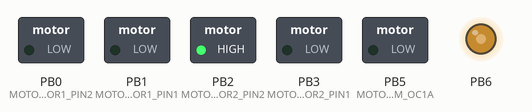
This program was run on a simulated ATmega128, built with avr-gcc and emulated at 16 MHz. On the bench: switched loads named in the program (green lamp = pin HIGH), output pins drawn as LEDs (lit = HIGH).

Above: at 0.25 s.
At 23.6 s:
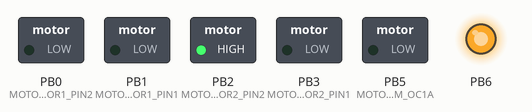
At 39.75 s:
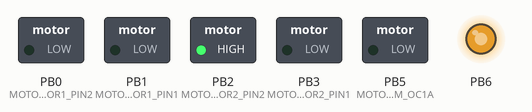
Timing chart, 0 to 40.0 s (numbered marks = the images above):
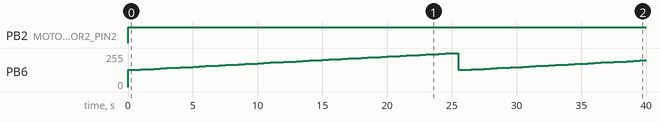

Measured:
- by itself, PB2 (MOTOR_DIR_MOTOR2_PIN2): LOW → HIGH at 0.00 s
- by itself, PB6: 0/255 → 128/255 at 0.00 s, → 130/255 0.50 s later, → 133/255 0.50 s later, → 135/255 0.50 s later, … (80 changes in this stretch)

The program:

main.c
```c
#define F_CPU 16000000UL
#include <avr/io.h>
#include "motor_pwm.c"
#include <util/delay.h>


void main(void)
{

int speed=50;
MOTOR_Init_Ports();
MOTOR_Init_Timer1_PWM();
MOTOR_Motor2_Set_PWMduty(40);
MOTOR_PWM_Motor2_Forward();
for(;;)
	{
		for(speed=50;speed<101;speed++)
		{	MOTOR_Motor2_Set_PWMduty(speed);
			_delay_ms(500);
		}/*MOTOR_Motor2_Set_PWMduty(80);
		_delay_ms(1000);
		MOTOR_Motor2_Set_PWMduty(100);
		_delay_ms(1000);
		MOTOR_Motor2_Set_PWMduty(20);
		_delay_ms(1000);
		MOTOR_Motor2_Set_PWMduty(40);
		_delay_ms(1000);

*/


	}

}
```

motor_pwm.c
```c
/*----------------------------------------------------------------
-----------------HEADER FILES-------------------------------------
-----------------------------------------------------------------*/

#include <avr/io.h>
#include "motor_pwm.h"

#define _BV(bit) (1 << (bit))

/*----------------------------------------------------------------
-------------CONNECTION BETWEEN MOTOR AND ATMEGA128-----------------
-----------------------------------------------------------------*/
#define MOTOR_PWM_DDR DDRB
#define MOTOR_PWM_PORT PORTB
#define MOTOR_PWM_OC1A 5
#define MOTOR_PWM_OC1B 6

#define MOTOR_DIR_DDR DDRB
#define MOTOR_DIR_PORT PORTB
#define MOTOR_DIR_MOTOR1_PIN1 1
#define MOTOR_DIR_MOTOR1_PIN2 0
#define MOTOR_DIR_MOTOR2_PIN1 3
#define MOTOR_DIR_MOTOR2_PIN2 2


/*----------------------------------------------------------------
------------FUNCTION TO SET THE PORT PINS TO OUTPUT MODE------------
-----------------TO SEND THE PWM SIGNALS AND DIRECTION CONTROL-------
-----------------------------------------------------------------*/

void MOTOR_Init_Ports(void)
{
MOTOR_PWM_DDR |= (_BV(MOTOR_PWM_OC1A)|_BV(MOTOR_PWM_OC1B));
//set the bit 5 and 6 for PWM pins PB5 (OC1A) & PB6 (OC1B) to make them outputs,
MOTOR_PWM_PORT &=~(_BV(MOTOR_PWM_OC1A)|_BV(MOTOR_PWM_OC1A));
//clear the 2 PWM pins at starting
MOTOR_DIR_DDR |=(_BV(MOTOR_DIR_MOTOR1_PIN1)|_BV(MOTOR_DIR_MOTOR1_PIN2)|_BV(MOTOR_DIR_MOTOR2_PIN1)|_BV(MOTOR_DIR_MOTOR2_PIN2));
//sets the motor direction control bits the make them as output pins
MOTOR_DIR_PORT &=~(_BV(MOTOR_DIR_MOTOR1_PIN1)|_BV(MOTOR_DIR_MOTOR1_PIN2)|_BV(MOTOR_DIR_MOTOR2_PIN1)|_BV(MOTOR_DIR_MOTOR2_PIN2));
// clears the 4 direction control pins at starting
}


/*----------------------------------------------------------------
------------FUNCTION TO SET THE PWM SIGNAL AT 10KHZ---------------
-----------------------------------------------------------------*/
void MOTOR_Init_Timer1_PWM(void)
{
TCNT1=0x0000; // intilize timer1 to zero
TCCR1A = 0b10100010;
// 10 for COM1A1 and COM1A0 - clear on compare match for OC1A(Non-inverting PWM),
// 10 for COM1B1 and COM1B0 - clear on compare match for OC1B(Non-inverting PWM)
// 00 for COM1C1 and COM1C0 - as we are not using OC1C
// 10 for WGM11 and WGM10 - to select PWM, phase correct mode of operation
TCCR1B = 0b00010010;
// 000 - not used
// 10 for WGM13 and WGM12 - to select PWM, phase correct mode of operation
// 010 for CS12, CS11 and CS10 to get clkIO/8 (From prescaler)
TCCR1C = 0b00000000; // do nothing
ICR1H = (100 >> 8); // f(PWM) = 16Mhz/2/8/100 = 10Khz

ICR1L = (100 & 0xFF); // decides the TOP value for the timer variable TCNT1
OCR1A = 0x0000; // decides when to change the High to Low on OC1A to change duty cycle
OCR1B = 0x0000;
// decides when to change the High to Low on OC1B to change duty cycle
// motor speed corresponds to duty cycle = ton/(ton + toff)
// ton/(ton + toff) = OCRnA/ICR1
}


/*----------------------------------------------------------------
------------FUNCTION TO Set speed of MOTOR1 -----------------------------
-----------------------------------------------------------------*/
void MOTOR_Motor1_Set_PWMduty(int pwmduty1) //
{
OCR1A = pwmduty1;
}
/*----------------------------------------------------------------
------------FUNCTION TO Set speed of MOTOR2 -----------------------------
-----------------------------------------------------------------*/
void MOTOR_Motor2_Set_PWMduty(int pwmduty2) //
{
OCR1B = pwmduty2;
}
/*----------------------------------------------------------------
------------FUNCTION TO STOP MOTOR1 -----------------------------
-----------------------------------------------------------------*/
void MOTOR_PWM_Motor1_Stop(void) //
{
MOTOR_DIR_PORT &=~(_BV(MOTOR_DIR_MOTOR1_PIN1)|_BV(MOTOR_DIR_MOTOR1_PIN2));
// clears the direction bits
}
/*----------------------------------------------------------------
------------FUNCTION TO RUN MOTOR1 IN FORWARD DIRECTION -----------
-----------------------------------------------------------------*/
void MOTOR_PWM_Motor1_Forward(void) //
{
MOTOR_DIR_PORT &=~(_BV(MOTOR_DIR_MOTOR1_PIN1)|_BV(MOTOR_DIR_MOTOR1_PIN2));

// clears the direction bits
MOTOR_DIR_PORT |= (_BV(MOTOR_DIR_MOTOR1_PIN1));// sets PIN1
MOTOR_DIR_PORT &=~(_BV(MOTOR_DIR_MOTOR1_PIN2)) ; // clears PIN2
}
/*----------------------------------------------------------------
------------FUNCTION TO RUN MOTOR1 IN BACKWARD DIRECTION ----------
-----------------------------------------------------------------*/
void MOTOR_PWM_Motor1_Backward(void) //
{
MOTOR_DIR_PORT &=~(_BV(MOTOR_DIR_MOTOR1_PIN1)|_BV(MOTOR_DIR_MOTOR1_PIN2));
// clears the direction bits
MOTOR_DIR_PORT &=~(_BV(MOTOR_DIR_MOTOR1_PIN1)) ; // clears PIN1
MOTOR_DIR_PORT |= (_BV(MOTOR_DIR_MOTOR1_PIN2));// sets PIN2
}
/*----------------------------------------------------------------
------------FUNCTION TO STOP MOTOR2 -----------------------------
-----------------------------------------------------------------*/
void MOTOR_PWM_Motor2_Stop(void) //
{
MOTOR_DIR_PORT &=~(_BV(MOTOR_DIR_MOTOR2_PIN1)|_BV(MOTOR_DIR_MOTOR2_PIN2));
// clears the direction bits
}
/*----------------------------------------------------------------
------------FUNCTION TO RUN MOTOR2 IN FORWARD DIRECTION -----------
-----------------------------------------------------------------*/
void MOTOR_PWM_Motor2_Forward(void) //
{
MOTOR_DIR_PORT &=~(_BV(MOTOR_DIR_MOTOR2_PIN1)|_BV(MOTOR_DIR_MOTOR2_PIN2));
// clears the direction bits
MOTOR_DIR_PORT &=~(_BV(MOTOR_DIR_MOTOR2_PIN1)) ; // clears PIN1
MOTOR_DIR_PORT |= (_BV(MOTOR_DIR_MOTOR2_PIN2));// sets PIN2
}
/*----------------------------------------------------------------
------------FUNCTION TO RUN MOTOR2 IN BACKWARD DIRECTION ----------
-----------------------------------------------------------------*/
void MOTOR_PWM_Motor2_Backward(void) //
{
MOTOR_DIR_PORT &=~(_BV(MOTOR_DIR_MOTOR2_PIN1)|_BV(MOTOR_DIR_MOTOR2_PIN2));
// clears the direction bits
MOTOR_DIR_PORT |= (_BV(MOTOR_DIR_MOTOR2_PIN1));// sets PIN1
MOTOR_DIR_PORT &=~(_BV(MOTOR_DIR_MOTOR2_PIN2)) ; // clears PIN2
}
/*----------------------------------------------------------------
------------FUNCTION TO STOP ROBOT
-----------------------------------------------------------------*/
void ROBOT_Stop(void) //
{
MOTOR_PWM_Motor1_Stop();
MOTOR_PWM_Motor2_Stop();
}
/*----------------------------------------------------------------
------------FUNCTION TO RUN ROBOT backwards
-----------------------------------------------------------------*/
void ROBOT_Backward(void) //
{
MOTOR_PWM_Motor1_Backward();
MOTOR_PWM_Motor2_Backward();
}
/*----------------------------------------------------------------
------------FUNCTION TO RUN ROBOT forwards
-----------------------------------------------------------------*/
void ROBOT_Forward(void) //
{
MOTOR_PWM_Motor1_Forward();
MOTOR_PWM_Motor2_Forward();
}
/*----------------------------------------------------------------
------------FUNCTION TO make ROBOT turn sharp left about centre point
-----------------------------------------------------------------*/
void ROBOT_Left_Centrepoint(void) //
{
MOTOR_PWM_Motor1_Backward();
MOTOR_PWM_Motor2_Forward();
}
/*----------------------------------------------------------------

------------FUNCTION TO make ROBOT turn slow left about left point
-----------------------------------------------------------------*/
void ROBOT_Left_Leftpoint(void) //
{
MOTOR_PWM_Motor1_Stop();
MOTOR_PWM_Motor2_Forward();
}
/*----------------------------------------------------------------
------------FUNCTION TO make ROBOT turn sharp right about centre point
-----------------------------------------------------------------*/
void ROBOT_Right_Centrepoint(void) //
{
MOTOR_PWM_Motor1_Forward();
MOTOR_PWM_Motor2_Backward();
}
/*----------------------------------------------------------------
------------FUNCTION TO make ROBOT turn slow right about right point
-----------------------------------------------------------------*/
void ROBOT_Right_Rightpoint(void) //
{
MOTOR_PWM_Motor1_Forward();
MOTOR_PWM_Motor2_Stop();
}
```

motor_pwm.h
```c
#ifndef __MOTOR_PWM__
#define __MOTOR_PWM__
/*----------------------------------------------------------------
-----------------FUNCTIONS PROTOTYPES-----------------------------
-----------------------------------------------------------------*/
void MOTOR_Init_Ports(void);
// TO SET THE PORT PINS TO OUTPUT MODE
void MOTOR_Init_Timer1_PWM(void); // TO SET THE PWM SIGNAL AT 10KHZ
void MOTOR_Motor1_Set_PWMduty(int pwmduty1); //TO Set speed of MOTOR1
void MOTOR_Motor2_Set_PWMduty(int pwmduty2); // TO Set speed of MOTOR2
void MOTOR_PWM_Motor1_Stop(void); // TO STOP MOTOR1
void MOTOR_PWM_Motor1_Forward(void); // TO RUN MOTOR1 IN FORWARD DIRECTION
void MOTOR_PWM_Motor1_Backward(void); // TO RUN MOTOR1 IN BACKWARD DIRECTION
void MOTOR_PWM_Motor2_Stop(void); // TO STOP MOTOR2
void MOTOR_PWM_Motor2_Forward(void); // TO RUN MOTOR2 IN FORWARD DIRECTION
void MOTOR_PWM_Motor2_Backward(void); // TO RUN MOTOR2 IN BACKWARD DIRECTION
void ROBOT_Backward(void); // TO RUN ROBOT backwards
void ROBOT_Forward(void); // TO RUN ROBOT forwards
void ROBOT_Left_Centrepoint(void); // TO make ROBOT turn sharp left about centre point
void ROBOT_Left_Leftpoint(void); // TO make ROBOT turn slow left about left point
void ROBOT_Right_Centrepoint(void); // TO make ROBOT turn sharp right about centre point
void ROBOT_Right_Rightpoint(void); // TO make ROBOT turn slow right about right point
void ROBOT_Stop(void); // to make robot stop
#endif
```
